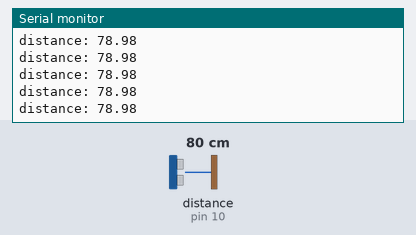
Recording of a sketch running on a simulated Arduino Uno, built with avr-gcc and run on an emulated ATmega328P. Parts: the last lines printed to the serial monitor. Wiring (inferred from the names in the program): ultrasonic range finder: trigger pin 9; echo pin 10. The test bench sets the inputs (shaded band); at power-on: distance to the obstacle (sensor on pin 10) 80 cm. The echo pulse lasts 58.3 µs per cm.

Above: at 2.2 s.
2.3 s: distance to the obstacle (sensor on pin 10) set to 120 cm
At 2.8 s:
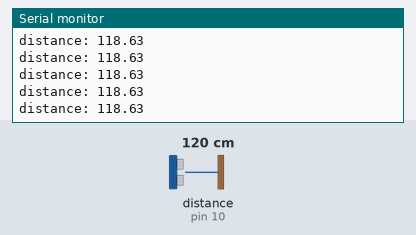
5.3 s: distance to the obstacle (sensor on pin 10) set to 18 cm
At 5.8 s:
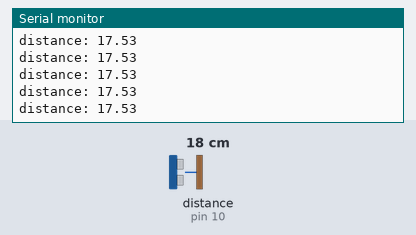
8.3 s: distance to the obstacle (sensor on pin 10) set to 250 cm
At 9.3 s:
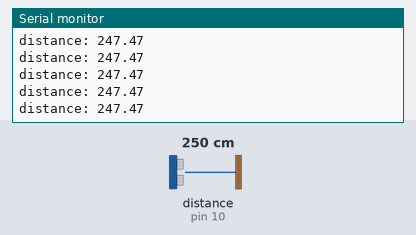
Timing chart, 0 to 11.3 s (numbered marks = the images above; inputs shaded):
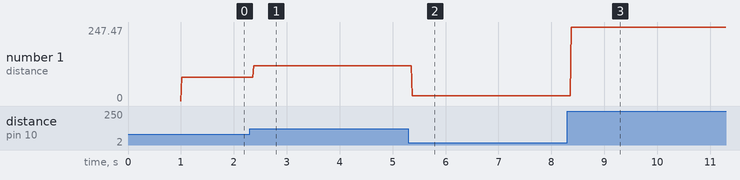

The sketch:

test_ultrasonic.ino
```cpp
#include <Arduino.h>

double Input, Output;

const int trigPin = 9;    // Trig pin of the ultrasonic sensor
const int echoPin = 10;   // Echo pin of the ultrasonic sensor

void setup() {

  Serial.begin(9600);                                                //Begin Serial

  Input = readPosition();                                            //Calls function readPosition() and sets the balls
                                                                     //  position as the input to the PID algorithm

  pinMode(trigPin, OUTPUT);
  pinMode(echoPin, INPUT);

}

void loop(){
  Input = readPosition();
}

float readPosition() {
  // delay(40);                                                            //Don't set too low or echos will run into eachother.
  digitalWrite(trigPin, LOW);
  delayMicroseconds(2);

  digitalWrite(trigPin, HIGH);
  delayMicroseconds(10);
  digitalWrite(trigPin, LOW);

  long duration = pulseIn(echoPin, HIGH);
  float distance = duration * 0.034 / 2; // Calculate distance in cm

  Serial.print("distance: ");
  Serial.println(distance);
  return distance;
}
```

Measured:
- after the input at 2.3 s, the serial monitor: prints a new line after 0.08 s (image 1)
- after the input at 5.3 s, the serial monitor: prints a new line after 0.07 s (image 2)
- after the input at 8.3 s, the serial monitor: prints a new line after 0.08 s (image 3)
- plotted number 1: 78.98 → 118.63 after the input at 2.3 s, 118.63 → 17.53 after the input at 5.3 s, 17.53 → 247.4 after the input at 8.3 s
